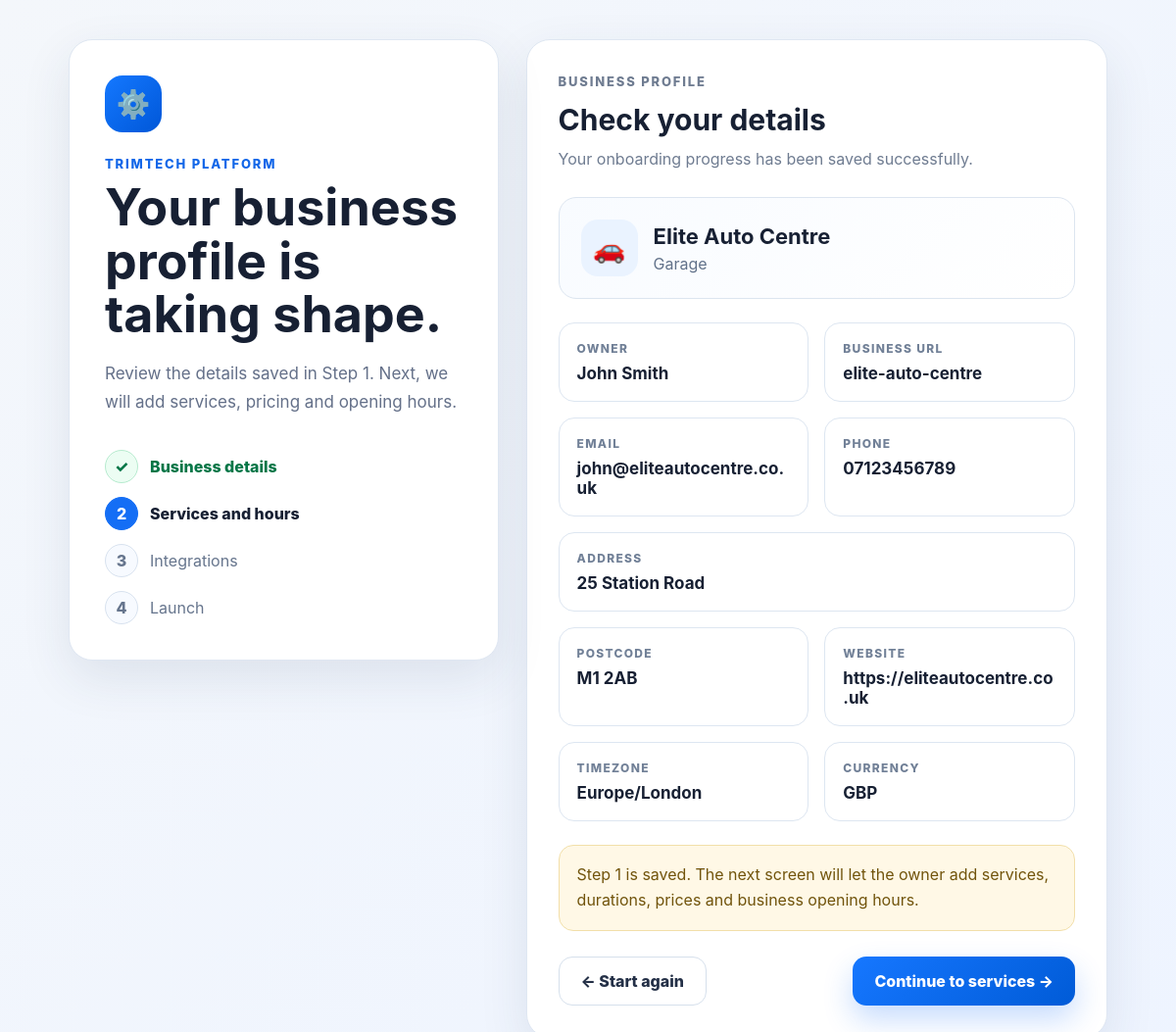
The page /onboarding/elite-auto-centre/review on the database its author committed.
### tables this page shows
CREATE TABLE onboarding_businesses (
                business_slug TEXT PRIMARY KEY,
                business_name TEXT NOT NULL,
                business_type TEXT NOT NULL,
                owner_name TEXT NOT NULL DEFAULT '',
                email TEXT NOT NULL DEFAULT '',
                phone TEXT NOT NULL DEFAULT '',
                onboarding_complete INTEGER NOT NULL DEFAULT 0,
                payload_json TEXT NOT NULL,
                created_at TEXT NOT NULL DEFAULT CURRENT_TIMESTAMP,
                updated_at TEXT NOT NULL DEFAULT CURRENT_TIMESTAMP
            );

### trimtech/modules/onboarding/routes.py (the view)
@onboarding_blueprint.get(
    "/<business_slug>/review"
)
def onboarding_review(
    business_slug: str,
):
    business = load_business_or_redirect(
        business_slug
    )
    if business is None:
        return redirect(
            url_for(
                "onboarding.onboarding_start"
            )
        )
    return render_template(
        "onboarding/review.html",
        business=business,
    )

### dashboard_auth.py (called while the page is built)
@dashboard_auth.before_app_request
def configure_dashboard_session() -> None:
    session.permanent = True

### trimtech/modules/onboarding/models.py (called while the page is built)
def clean_text(value: Any) -> str:
    return str(value or "").strip()

def normalise_business_type(value: Any) -> str:
    business_type = clean_text(value).lower()
    business_type = re.sub(
        r"[^a-z0-9_-]+",
        "_",
        business_type,
    ).strip("_")
    if business_type in SUPPORTED_BUSINESS_TYPES:
        return business_type
    return "other"

def create_business_slug(value: Any) -> str:
    slug = clean_text(value).lower()
    slug = re.sub(
        r"[^a-z0-9]+",
        "-",
        slug,
    )
    return slug.strip("-")

    def __post_init__(self) -> None:
        self.business_name = clean_text(
            self.business_name
        )
        self.owner_name = clean_text(
            self.owner_name
        )
        self.email = clean_text(
            self.email
        ).lower()
        self.phone = clean_text(
            self.phone
        )
        self.business_type = normalise_business_type(
            self.business_type
        )
        self.business_slug = (
            create_business_slug(
                self.business_slug
                or self.business_name
            )
        )
        self.address = clean_text(
            self.address
        )
        self.postcode = clean_text(
            self.postcode
        ).upper()
        self.website = clean_text(
            self.website
        )

### trimtech/modules/onboarding/repository.py (called while the page is built)
def database_path() -> Path:
    path = Path(
        os.getenv(
            "ONBOARDING_DB_PATH",
            str(DEFAULT_DATABASE_PATH),
        )
    )
    path.parent.mkdir(
        parents=True,
        exist_ok=True,
    )
    return path

def connect() -> sqlite3.Connection:
    try:
        connection = sqlite3.connect(
            database_path(),
            timeout=15,
        )
        connection.row_factory = sqlite3.Row
        connection.execute(
            "PRAGMA foreign_keys = ON"
        )
        connection.execute(
            "PRAGMA journal_mode = WAL"
        )
        ensure_schema(
            connection
        )
        return connection
    except sqlite3.Error as error:
        raise OnboardingRepositoryError(
            f"Could not open onboarding database: {error}"
        ) from error

### templates/onboarding/review.html (shortened to what this page needs)
<!DOCTYPE html>
<html lang="en">
<head>
</head>
<body>
    <main class="page">
        <section class="layout">
            <aside class="intro-panel">
                <div class="brand-badge">⚙️</div>
                <p class="eyebrow">
                    TrimTech Platform
                </p>
                <h1>
                    Your business profile is taking shape.
                </h1>
                <p class="intro-copy">
                    Review the details saved in Step 1.
                    Next, we will add services, pricing and
                    opening hours.
                </p>
                <div class="progress">
                    <div class="progress-item complete">
                        <span class="progress-number">✓</span>
                        <span>Business details</span>
                    </div>
                    <div class="progress-item active">
                        <span class="progress-number">2</span>
                        <span>Services and hours</span>
                    </div>
                    <div class="progress-item">
                        <span class="progress-number">3</span>
                        <span>Integrations</span>
                    </div>
                    <div class="progress-item">
                        <span class="progress-number">4</span>
                        <span>Launch</span>
                    </div>
                </div>
            </aside>
            <section class="review-panel">
                <header class="review-header">
                    <p class="eyebrow">
                        Business profile
                    </p>
                    <h2>
                        Check your details
                    </h2>
                    <p>
                        Your onboarding progress has been
                        saved successfully.
                    </p>
                </header>
                <div class="business-card">
                    <div class="business-icon">
                        {% if business.business_type == "garage" %}
                            🚗
                        {% elif business.business_type == "barber" %}
                            💈
                        {% elif business.business_type == "cleaning" %}
                            🧹
                        {% elif business.business_type == "accountant" %}
                            📊
                        {% else %}
                            🏢
                        {% endif %}
                    </div>
                    <div>
                        <h3>
                            {{ business.business_name }}
                        </h3>
                        <p class="business-type">
                            {{ business.business_type }}
                        </p>
                    </div>
                </div>
                <div class="detail-grid">
                    <article class="detail-card">
                        <p class="detail-label">
                            Owner
                        </p>
                        <p class="detail-value">
                            {{ business.owner_name }}
                        </p>
                    </article>
                    <article class="detail-card">
                        <p class="detail-label">
                            Business URL
                        </p>
                        <p class="detail-value">
                            {{ business.business_slug }}
                        </p>
                    </article>
                    <article class="detail-card">
                        <p class="detail-label">
                            Email
                        </p>
                        <p class="detail-value">
                            {{ business.email }}
                        </p>
                    </article>
                    <article class="detail-card">
                        <p class="detail-label">
                            Phone
                        </p>
                        <p class="detail-value">
                            {{ business.phone }}
                        </p>
                    </article>
                    <article class="detail-card full">
                        <p class="detail-label">
                            Address
                        </p>
                        <p class="detail-value">
                            {% if business.address %}
                                {{ business.address }}
                            {% else %}
                                <span class="empty-value">
                                    Not provided
                                </span>
                            {% endif %}
                        </p>
                    </article>
                    <article class="detail-card">
                        <p class="detail-label">
                            Postcode
                        </p>
                        <p class="detail-value">
                            {% if business.postcode %}
                                {{ business.postcode }}
                            {% else %}
                                <span class="empty-value">
                                    Not provided
                                </span>
                            {% endif %}
                        </p>
                    </article>
                    <article class="detail-card">
                        <p class="detail-label">
                            Website
                        </p>
                        <p class="detail-value">
                            {% if business.website %}
                                {{ business.website }}
                            {% else %}
                                <span class="empty-value">
                                    Not provided
                                </span>
                            {% endif %}
                        </p>
                    </article>
                    <article class="detail-card">
                        <p class="detail-label">
                            Timezone
                        </p>
                        <p class="detail-value">
                            {{ business.timezone }}
                        </p>
                    </article>
                    <article class="detail-card">
                        <p class="detail-label">
                            Currency
                        </p>
                        <p class="detail-value">
                            {{ business.currency }}
                        </p>
                    </article>
                </div>
                <div class="notice">
                    Step 1 is saved. The next screen will let
                    the owner add services, durations, prices
                    and business opening hours.
                </div>
                <div class="actions">
                    <a
                        class="button secondary"
                        href="{{ url_for(
                            'onboarding.onboarding_start'
                        ) }}"
                    >
                        ← Start again
                    <a
                        class="button primary"
                        href="{{ url_for(
                            'onboarding.onboarding_services',
                             business_slug=business.business_slug
                        ) }}"
                    >
                        Continue to services →
                    </a>
                </div>
            </section>
        </section>
    </main>
</body>
</html>

### templates/onboarding/review.html (style rules this page uses)
* { box-sizing: border-box; }
body { margin: 0; min-height: 100vh; font-family: Inter, Arial, sans-serif; background: linear-gradient( 135deg, #f4f7fb, #eef4ff ); color: #172033; }
.page { width: min(1100px, 100%); margin: 0 auto; padding: 40px 20px; }
.layout { display: grid; grid-template-columns: minmax(0, 0.85fr) minmax(0, 1.15fr); gap: 28px; align-items: start; }
.intro-panel, .review-panel { background: #ffffff; border: 1px solid #dfe7f2; border-radius: 24px; box-shadow: 0 18px 50px rgba(37, 55, 86, 0.10); }
.intro-panel { padding: 36px; position: sticky; top: 24px; }
.brand-badge { width: 58px; height: 58px; border-radius: 18px; display: grid; place-items: center; background: linear-gradient( 135deg, #1478ff, #0057d8 ); color: #ffffff; font-size: 28px; margin-bottom: 24px; }
.eyebrow { margin: 0 0 10px; color: #1367e8; font-size: 13px; font-weight: 800; letter-spacing: 0.14em; text-transform: uppercase; }
h1, h2, h3, p { margin-top: 0; }
h1 { margin-bottom: 18px; font-size: clamp( 34px, 5vw, 52px ); line-height: 1.05; }
.intro-copy { color: #647089; font-size: 17px; line-height: 1.7; }
.progress { margin-top: 34px; display: grid; gap: 14px; }
.progress-item { display: flex; align-items: center; gap: 12px; color: #66758d; }
.progress-number { width: 34px; height: 34px; border-radius: 50%; display: grid; place-items: center; border: 1px solid #d8e2ef; background: #f7faff; font-weight: 800; }
.progress-item.complete { color: #067647; font-weight: 800; }
.progress-item.complete .progress-number { border-color: #b7ebcf; background: #ecfdf3; color: #067647; }
.progress-item.active { color: #172033; font-weight: 800; }
.progress-item.active .progress-number { background: #146ef5; border-color: #146ef5; color: #ffffff; }
.review-panel { padding: 32px; }
.review-header { margin-bottom: 26px; }
.review-header h2 { margin-bottom: 10px; font-size: 30px; }
.review-header p { color: #6f7c91; line-height: 1.6; }
.business-card { display: flex; align-items: center; gap: 16px; padding: 22px; border: 1px solid #dce5f0; border-radius: 18px; background: linear-gradient( 135deg, #f8fbff, #ffffff ); margin-bottom: 24px; }
.business-icon { width: 58px; height: 58px; border-radius: 17px; display: grid; place-items: center; background: #eaf3ff; font-size: 27px; flex-shrink: 0; }
.business-card h3 { margin-bottom: 5px; font-size: 22px; }
.business-type { margin: 0; color: #62728a; text-transform: capitalize; }
.detail-grid { display: grid; grid-template-columns: repeat(2, minmax(0, 1fr)); gap: 16px; }
.detail-card { padding: 18px; border: 1px solid #dde6f1; border-radius: 16px; background: #ffffff; min-width: 0; }
.detail-card.full { grid-column: 1 / -1; }
.detail-label { margin-bottom: 8px; color: #718097; font-size: 12px; font-weight: 800; letter-spacing: 0.11em; text-transform: uppercase; }
.detail-value { margin: 0; font-size: 17px; font-weight: 750; overflow-wrap: anywhere; }
.notice { margin-top: 24px; padding: 17px 18px; border-radius: 15px; background: #fff8e6; border: 1px solid #f2dfa9; color: #71540c; line-height: 1.6; }
.actions { display: flex; justify-content: space-between; gap: 14px; margin-top: 26px; }
.button { min-height: 50px; display: inline-flex; align-items: center; justify-content: center; padding: 0 22px; border-radius: 14px; text-decoration: none; font-weight: 800; transition: transform 0.2s ease, box-shadow 0.2s ease; }
.button.secondary { border: 1px solid #d6e0ec; background: #ffffff; color: #243047; }
.button.primary { background: linear-gradient( 135deg, #1677ff, #005bd7 ); color: #ffffff; box-shadow: 0 14px 30px rgba(20, 110, 245, 0.24); }

### rows shown on the page
onboarding_businesses: business_name "Elite Auto Centre", business_type "Garage", owner_name "John Smith", business_slug "elite-auto-centre", email "john@eliteautocentre.co.uk"

### other values the page prints
{{ business.phone }} "07123456789"
{{ business.address }} "25 Station Road"
{{ business.postcode }} "M1 2AB"
{{ business.website }} "https://eliteautocentre.co.uk"
{{ business.timezone }} "Europe/London"
{{ business.currency }} "GBP"
